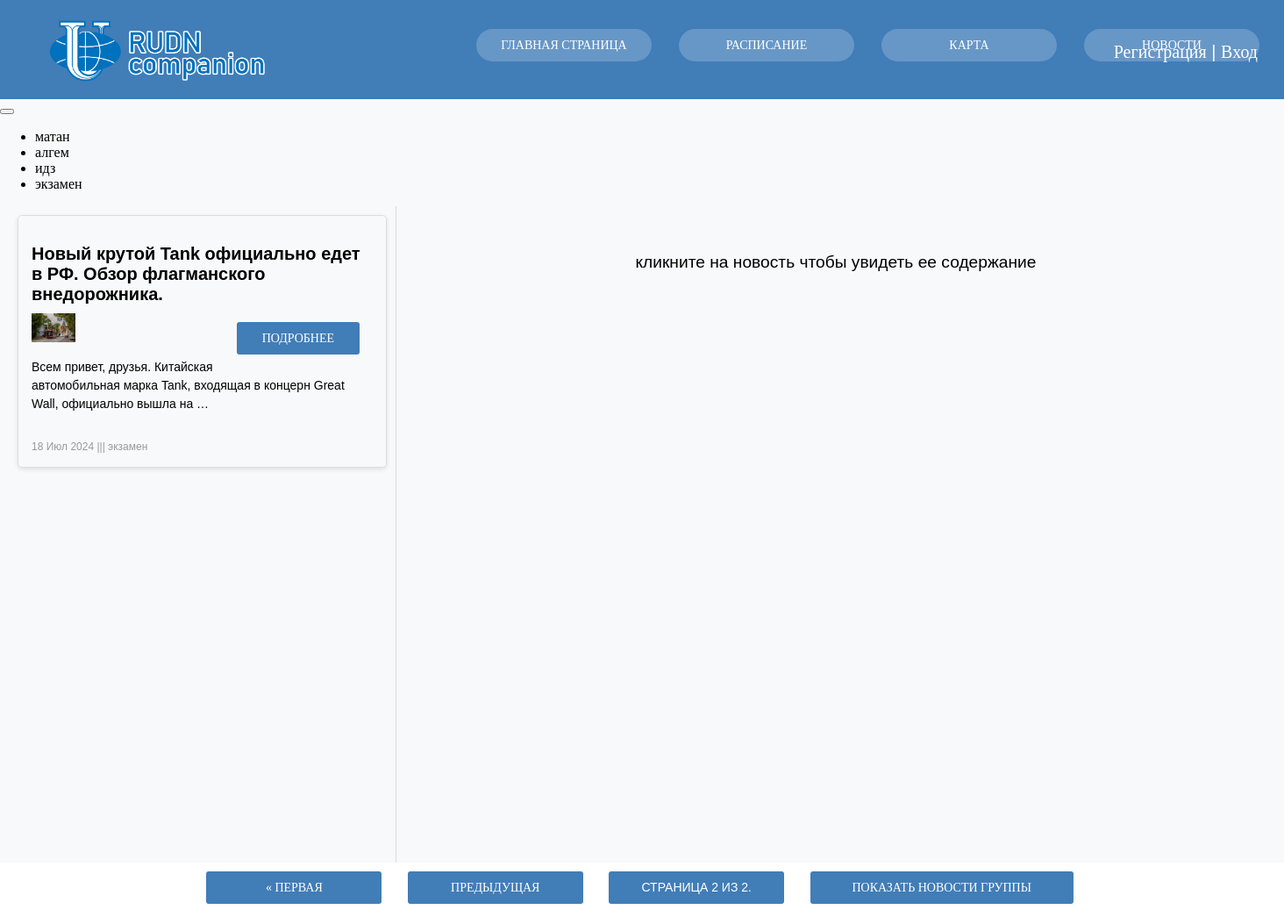
Screenshot of /news/?page=2 with the database file from the repository.
### main/models.py (models this page shows, shortened)
class News(models.Model):
    title = models.CharField(max_length=200, verbose_name="Заголовок")
    content = models.TextField(verbose_name="Контент")
    pub_date = models.DateTimeField('Дата публикации', default=timezone.now)
    cat = models.ForeignKey('categories', on_delete=models.SET_NULL, null=True)
    hashtags = models.TextField('хештеги', max_length=255, blank=True)
    tags = TaggableManager()

class newsimages(models.Model):
    image = models.FileField(upload_to ='main/static/images/news/')
    news = models.ForeignKey('News', on_delete=models.CASCADE, null=True, blank=True, related_name='image')

### main/views.py (the view)
# urls.py: path('news/', views.news, name='news'),
def news(request):
    AllImagaes = models.newsimages.objects.all()
    for img in AllImagaes:
        string = str(img.image)
        if string[0] == 'm':
            img.image = string[12:]
            img.save()
    AllTags = Tag.objects.all()
    news_list = News.objects.order_by('-pub_date')
    paginator = Paginator(news_list, 4)  # Показываем 4 новости на странице
    page_number = request.GET.get('page')
    page_obj = paginator.get_page(page_number)
    return render(request, 'main/news.html', {'page_obj': page_obj, 'AllTags': AllTags, 'AllImages': AllImagaes})

### main/templates/main/news.html (shortened to what this page needs)
{% extends 'main/base.html' %}
{% block content %}
{% load static %}
<div class='tags-container'>
    <div class='tags-manipulator'>
        <button id='show-tags '></button>
    </div>
    <div class='tags-list'>
        <ul>
            {% for tag in AllTags %}
                <li><a href="/news/tag/{{ tag.slug }}" style='color: black;'>{{ tag.name }}</a></li>
            {% endfor %}
        </ul>
    </div>
</div>
<div class="news-container">
    <div class='news-list'>
    {% for news in page_obj %}
        <div class="news-block" style = 'width: auto;'>
            <h2 class='NewsTitle'>{{ news.title }}</h2>
            <button class='log_button' style='width: 140px; float: right;'>подробнее</button>
            {% for img in AllImages %}
                {% if img.news.id == news.id %}
                    <img src={% static img.image %} style='width: 50px'>
                {% endif %}
            {% endfor %}
            <p>{{ news.content|truncatewords:15 }}</p>
            <small style='display: inline;'>{{ news.pub_date|date:"d M Y" }}    |||    </small><small style='display: inline; width: auto;'>{{ news.tags.all|join:", " }}</small>
        </div>
    {% endfor %}
    </div>
    <div class='news-view'>
        <p id='InnerText'>кликните на новость чтобы увидеть ее содержание</p>
    </div>
</div>
<div id="footer" class="pagination" style='background-color: white; height: auto; margin-bottom: 0px'>
    <span class="step-links">
        {% if page_obj.has_previous %}
            <a id="page-switcher" href="?page=1">&laquo; Первая</a>
            <a id="page-switcher" href="?page={{ page_obj.previous_page_number }}">Предыдущая</a>
        {% endif %}
        <span id="page-counter" class="current">
            Страница {{ page_obj.number }} из {{ page_obj.paginator.num_pages }}.
        </span>
    </span>
    <a href={% url 'GroupNews' %}><button class='log_button'>Показать новости группы</button></a>
</div>
{% endblock %}

### main/static/css/stylemain.css (style rules this page uses)
.news-container { margin: 10px; display: flex; height: 100vh; }
.news-list { width: 30%; border-right:1px solid #ddd; padding: 10px; overflow-y: auto; column-count: 1; }
.news-view { width:70%; padding:10px; overflow-y: auto; }
#InnerText { font-size: 1.2rem; text-align: center; display: block; margin: 40px 60px; }
.news-block { margin-right: auto; margin-left: auto; width: 400px; margin-bottom: 20px; padding: 15px; border: 1px solid #ddd; border-radius: 5px; box-shadow: 0 2px 5px rgba(0, 0, 0, 0.1); }
.news-block h2 { font-size: 20px; margin-bottom: 10px; }
.news-block p { font-size: 14px; }
.news-block small { display: block; margin-top: 10px; font-size: 12px; color: #999; }
.pagination { text-align: center; margin-top: 20px; }
.pagination .step-links a { margin: 0 5px; padding: 5px 10px; border: 1px solid #ddd; border-radius: 5px; text-decoration: none; color: #333; }
.pagination .step-links .current { margin: 0 5px; padding: 5px 10px; border: 1px solid #ddd; border-radius: 5px; background-color: #eee; color: #333; }
body { font-family: Arial, sans-serif; margin: 0; padding: 0; background-color: #f8f9fa; }
p { font-size: 18px; line-height: 1.5; }
A { font-family: verdana; text-decoration: none; color: white; }
#footer { margin-bottom: 60px; position:fixed; left:0px; bottom:0px; height:30px; width:100%; }
#page-switcher { width: 200px; display: inline-block; box-sizing: border-box; padding: 0 24px; margin: 10px 15px 15px 10px; outline: none; border: none; border-radius: 3px; height: 37px; line-height: 37px; font-size: 14px; text-transform: uppercase; font-weight: normal; text-decoration: none; color: #fff; background-color: #417db7; cursor: pointer; user-select: none; appearance: none; touch-action: manipulation; transition: box-shadow .18s ease-out,background .18s ease-out,color .18s ease-out; }
#page-counter { width: 200px; display: inline-block; box-sizing: border-box; padding: 0 24px; margin: 10px 15px 15px 10px; outline: none; border: none; border-radius: 3px; height: 37px; line-height: 37px; font-size: 14px; text-transform: uppercase; font-weight: normal; text-decoration: none; color: #fff; background-color: #417db7; cursor: pointer; user-select: none; appearance: none; touch-action: manipulation; transition: box-shadow .18s ease-out,background .18s ease-out,color .18s ease-out; }
.log_button { font-family: verdana; width: 300px; display: inline-block; box-sizing: border-box; padding: 0 24px; margin: 10px 15px 15px 10px; outline: none; border: none; border-radius: 3px; height: 37px; line-height: 37px; font-size: 14px; text-transform: uppercase; font-weight: normal; text-decoration: none; color: #fff; background-color: #417db7; cursor: pointer; user-select: none; appearance: none; touch-action: manipulation; transition: box-shadow .18s ease-out,background .18s ease-out,color .18s ease-out; }

### rows the page displays
Tag: name "матан"
Tag: name "алгем"
Tag: name "идз"
Tag: name "экзамен"
News: title "Новый крутой Tank официально едет в РФ. Обзор флагманского внедорожника.", content "Всем привет, друзья. Китайская автомобильная марка Tank, входящая в концерн Great Wall, официально вышла на …", pub_date "18 Июл 2024", tags.all "экзамен"
newsimages: image (picture)

### other values shown
{{ page_obj.number }} "2"
{{ page_obj.paginator.num_pages }} "2"
